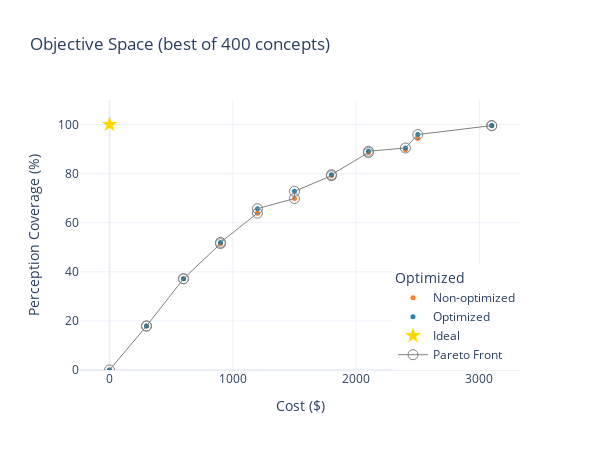

The notebook cell this image was saved under:
### Markdown cell above
# Tradespace (Pareto Fronts)

### Code cell
hv_unoptimized = get_hypervolume(pareto_unoptimized_df, [15000, 0], x='Cost', y='Perception Coverage')
hv_combined = get_hypervolume(pareto_combined_df, [15000, 0], x='Cost', y='Perception Coverage')
hv_improvement = hv_combined - hv_unoptimized

print(f"Hypervolume Unoptimized: {hv_unoptimized:.2f}")
print(f"Hypervolume Optimized:   {hv_combined:.2f}")
print(f"Hypervolume Improvement: {hv_improvement:.2f} = +{hv_improvement/hv_unoptimized *100:.2f}%")

fig = plot_tradespace(pareto_combined_df, df_results.shape[0], panzoom=True, width=600, height=450)
fig.show()

### Figure 1 — Plotly figure (JSON) as saved in the notebook; plotly's stock layout.template omitted (floating-point values rounded to 4 significant figures)
{"data": [{"customdata": [[0], [3], [8], [9], [5], [6], [4], [12], [13], [7], [1]], "hovertemplate": "Pkg: %{customdata[0]}<br>Cost: $%{x:.2f}<br>Perception Coverage: %{y:.2f}%", "hovertext": ["Pkg Concept 0", "Pkg Concept 3", "Pkg Concept 8", "Pkg Concept 9", "Pkg Concept 5", "Pkg Concept 6", "Pkg Concept 4", "Pkg Concept 12", "Pkg Concept 13", "Pkg Concept 7", "Pkg Concept 1"], "legendgroup": "Non-optimized", "marker": {"color": "#fc7114", "opacity": 0.9, "size": 5, "symbol": "circle"}, "mode": "markers", "name": "Non-optimized", "orientation": "v", "showlegend": true, "type": "scatter", "x": [0, 300, 600, 900, 1200, 1500, 1800, 2100, 2400, 2500, 3100], "xaxis": "x", "y": [0, 17.92, 37.15, 51.47, 63.89, 69.88, 79.16, 88.58, 89.76, 94.3, 99.5], "yaxis": "y"}, {"customdata": [[0], [3], [8], [9], [5], [6], [4], [12], [13], [7], [1]], "hovertemplate": "Pkg: %{customdata[0]}<br>Cost: $%{x:.2f}<br>Perception Coverage: %{y:.2f}%", "hovertext": ["Pkg Concept 0", "Pkg Concept 3", "Pkg Concept 8", "Pkg Concept 9", "Pkg Concept 5", "Pkg Concept 6", "Pkg Concept 4", "Pkg Concept 12", "Pkg Concept 13", "Pkg Concept 7", "Pkg Concept 1"], "legendgroup": "Optimized", "marker": {"color": "#1276a4", "opacity": 0.9, "size": 5, "symbol": "circle"}, "mode": "markers", "name": "Optimized", "orientation": "v", "showlegend": true, "type": "scatter", "x": [0, 300, 600, 900, 1200, 1500, 1800, 2100, 2400, 2500, 3100], "xaxis": "x", "y": [0, 17.92, 37.19, 51.99, 65.72, 72.79, 79.58, 89.12, 90.44, 95.93, 99.58], "yaxis": "y"}, {"hoverinfo": "none", "marker": {"color": "gold", "size": 12, "symbol": "star"}, "mode": "markers", "name": "Ideal", "type": "scatter", "x": [0], "y": [100]}, {"hoverinfo": "none", "line": {"color": "grey", "width": 1}, "marker": {"color": "grey", "size": 10, "symbol": "circle-open"}, "mode": "lines+markers", "name": "Pareto Front", "type": "scatter", "x": [0, 300, 300, 600, 600, 900, 900, 1200, 1200, 1500, 1500, 1800, 1800, 2100, 2100, 2400, 2500, 3100, 3100], "y": [0, 17.92, 17.92, 37.15, 37.19, 51.47, 51.99, 63.89, 65.72, 69.88, 72.79, 79.16, 79.58, 88.58, 89.12, 90.44, 95.93, 99.5, 99.58]}], "layout": {"height": 450, "hovermode": "x unified", "legend": {"title": {"text": "Optimized"}, "tracegroupgap": 0, "x": 1, "xanchor": "right", "y": 0, "yanchor": "bottom"}, "title": {"text": "Objective Space (best of 400 concepts)"}, "width": 600, "xaxis": {"anchor": "y", "domain": [0, 1], "title": {"text": "Cost ($)"}}, "yaxis": {"anchor": "x", "domain": [0, 1], "range": [0, 110], "title": {"text": "Perception Coverage (%)"}}}}
